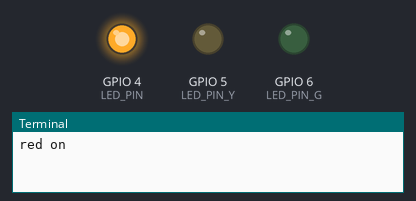
The program below on a simulated Raspberry Pi (BCM pin numbers). Shown: output pins drawn as LEDs (lit = HIGH), the last lines printed to the terminal. At 30.0 s the program stops and its outputs stay as they are.

Above: at 0.2 s.
At 1.2 s:
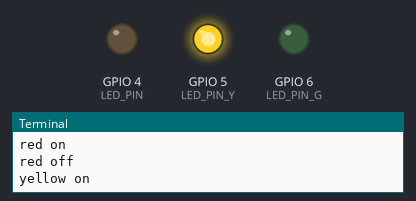
At 2.2 s:
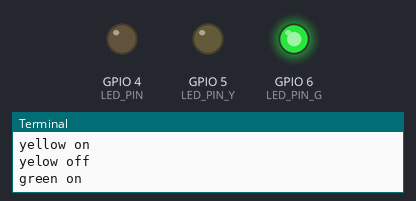
At 5.7 s:
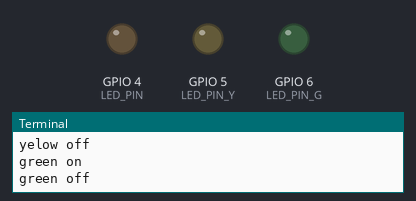
Timing chart, 0 to 6.9 s (numbered marks = the images above):
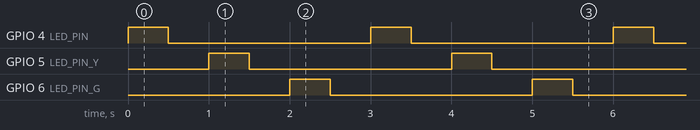

Measured:
- by itself, GPIO 4 (LED_PIN), GPIO 5 (LED_PIN_Y), GPIO 6 (LED_PIN_G): alternates HIGH for 0.50 s and LOW for 2.5 s
- by itself, everything shown: repeats every 3.0 s, in 6 steps

The program:

led_blink_task.py
```python
import RPi.GPIO as GPIO
import time

LED_PIN = 4
LED_PIN_G = 6
LED_PIN_Y = 5
GPIO.setmode(GPIO.BCM)
GPIO.setup(LED_PIN, GPIO.OUT)
GPIO.setup(LED_PIN_G, GPIO.OUT)
GPIO.setup(LED_PIN_Y, GPIO.OUT)
def red(duration,end_wait = False):
    LED_PIN = 4
    GPIO.output(LED_PIN, GPIO.HIGH)
    print("red on")
    time.sleep(duration)
    GPIO.output(LED_PIN,GPIO.LOW)
    print("red off")
    if(end_wait):
        time.sleep(duration)
def yellow(duration,end_wait = False):
    LED_PIN = 5
    GPIO.output(LED_PIN, GPIO.HIGH)
    print("yellow on")
    time.sleep(duration)
    GPIO.output(LED_PIN,GPIO.LOW)
    print("yelow off")
    if(end_wait):
        time.sleep(duration)
def green(duration,end_wait = False):
    LED_PIN = 6
    GPIO.output(LED_PIN, GPIO.HIGH)
    print("green on")
    time.sleep(duration)
    GPIO.output(LED_PIN,GPIO.LOW)
    print("green off")
    if(end_wait):
        time.sleep(duration)
for i in range(10):
    red(0.5,True)
    yellow(0.5,True)
    green(0.5,True)
GPIO.cleanup()
```
